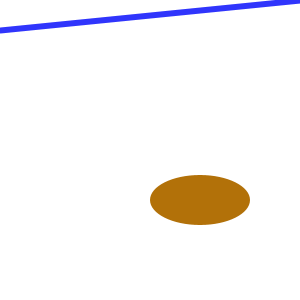
Frame 1 (no input)
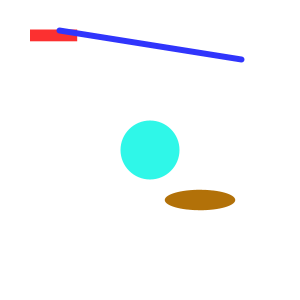
Frame 60 (the mouse pressed at the canvas centre just before this capture)
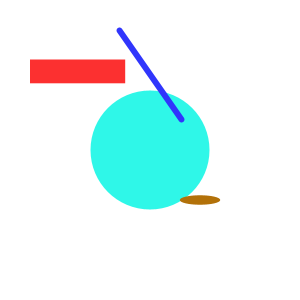
Frame 120 (the mouse held since frame 60 and released just before this capture)

The Processing sketch that drew these frames (run headless with seeded random() and noise(); from frame 60 on, the mouse is pressed at the canvas centre):

// Processing sketch: Wachsen2
// ── Wachsen2.pde
/*
 Platziere weitere Figuren in dem Sketch Wachsen1, die ihre Gestalt 
 verändern abhängig vom Durchmesser des Kreises.
 */
// -a
int durchmesser;

void setup() {
  size(300, 300);
  smooth();
}

void draw() {
  background(255);
  noStroke();

  fill(#2FF7E8);
  ellipse(150, 150, durchmesser, durchmesser);
  fill(#FC3030);
  rect(30, durchmesser*0.5, durchmesser*0.8, 0.2*durchmesser);
  fill(#B27109);
  ellipse(200, 200, 100-0.5*durchmesser, 50-0.5*durchmesser);
  strokeWeight(6);
  stroke(#3035FC);
  line(durchmesser, 30, 300-durchmesser, durchmesser);
  durchmesser++;
}
// -b
